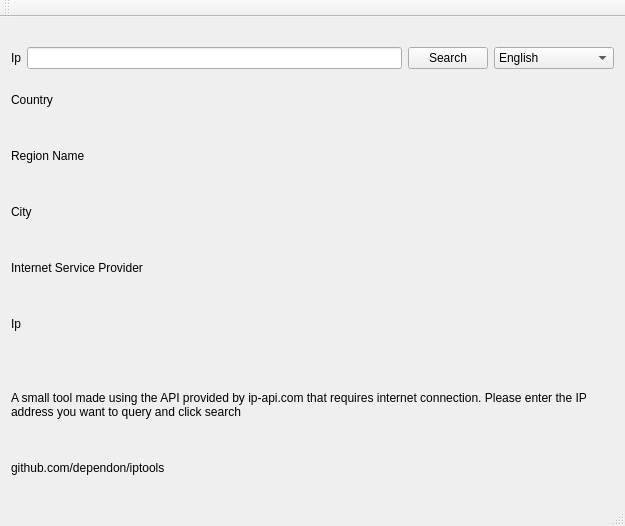
<?xml version="1.0" encoding="UTF-8"?>
<ui version="4.0">
 <class>MainWindow</class>
 <widget class="QMainWindow" name="MainWindow">
  <property name="geometry">
   <rect>
    <x>0</x>
    <y>0</y>
    <width>625</width>
    <height>526</height>
   </rect>
  </property>
  <property name="windowTitle">
   <string>MainWindow</string>
  </property>
  <widget class="QWidget" name="centralWidget">
   <layout class="QVBoxLayout" name="verticalLayout">
    <item>
     <spacer name="verticalSpacer_2">
      <property name="orientation">
       <enum>Qt::Vertical</enum>
      </property>
      <property name="sizeHint" stdset="0">
       <size>
        <width>20</width>
        <height>13</height>
       </size>
      </property>
     </spacer>
    </item>
    <item>
     <layout class="QHBoxLayout" name="horizontalLayout">
      <item>
       <widget class="QLabel" name="label">
        <property name="text">
         <string notr="true">Ip</string>
        </property>
       </widget>
      </item>
      <item>
       <widget class="QLineEdit" name="edit_ip"/>
      </item>
      <item>
       <widget class="QPushButton" name="btn_serach">
        <property name="text">
         <string notr="true">Search</string>
        </property>
       </widget>
      </item>
      <item>
       <widget class="QComboBox" name="com_lang">
        <item>
         <property name="text">
          <string notr="true">English</string>
         </property>
        </item>
        <item>
         <property name="text">
          <string notr="true">中文</string>
         </property>
        </item>
        <item>
         <property name="text">
          <string notr="true">Deutsch</string>
         </property>
        </item>
        <item>
         <property name="text">
          <string notr="true">Español</string>
         </property>
        </item>
        <item>
         <property name="text">
          <string notr="true">Português-Brasil</string>
         </property>
        </item>
        <item>
         <property name="text">
          <string notr="true">Français</string>
         </property>
        </item>
        <item>
         <property name="text">
          <string notr="true">日本語</string>
         </property>
        </item>
        <item>
         <property name="text">
          <string notr="true">Русский</string>
         </property>
        </item>
       </widget>
      </item>
     </layout>
    </item>
    <item>
     <layout class="QHBoxLayout" name="horizontalLayout_2">
      <item>
       <widget class="QLabel" name="label_Country">
        <property name="minimumSize">
         <size>
          <width>0</width>
          <height>50</height>
         </size>
        </property>
        <property name="text">
         <string notr="true">Country</string>
        </property>
       </widget>
      </item>
      <item>
       <widget class="QLabel" name="country">
        <property name="text">
         <string/>
        </property>
       </widget>
      </item>
     </layout>
    </item>
    <item>
     <layout class="QHBoxLayout" name="horizontalLayout_3">
      <item>
       <widget class="QLabel" name="label_RegionName">
        <property name="minimumSize">
         <size>
          <width>0</width>
          <height>50</height>
         </size>
        </property>
        <property name="text">
         <string notr="true">Region Name</string>
        </property>
       </widget>
      </item>
      <item>
       <widget class="QLabel" name="regionName">
        <property name="text">
         <string/>
        </property>
       </widget>
      </item>
     </layout>
    </item>
    <item>
     <layout class="QHBoxLayout" name="horizontalLayout_4">
      <item>
       <widget class="QLabel" name="label_City">
        <property name="minimumSize">
         <size>
          <width>0</width>
          <height>50</height>
         </size>
        </property>
        <property name="text">
         <string notr="true">City</string>
        </property>
       </widget>
      </item>
      <item>
       <widget class="QLabel" name="city">
        <property name="text">
         <string/>
        </property>
       </widget>
      </item>
     </layout>
    </item>
    <item>
     <layout class="QHBoxLayout" name="horizontalLayout_5">
      <item>
       <widget class="QLabel" name="label_Isp">
        <property name="minimumSize">
         <size>
          <width>0</width>
          <height>50</height>
         </size>
        </property>
        <property name="text">
         <string notr="true">Internet Service Provider</string>
        </property>
       </widget>
      </item>
      <item>
       <widget class="QLabel" name="isp">
        <property name="text">
         <string/>
        </property>
       </widget>
      </item>
     </layout>
    </item>
    <item>
     <layout class="QHBoxLayout" name="horizontalLayout_6">
      <item>
       <widget class="QLabel" name="label_Ip">
        <property name="minimumSize">
         <size>
          <width>0</width>
          <height>50</height>
         </size>
        </property>
        <property name="text">
         <string notr="true">Ip</string>
        </property>
       </widget>
      </item>
      <item>
       <widget class="QLabel" name="ip">
        <property name="text">
         <string/>
        </property>
       </widget>
      </item>
     </layout>
    </item>
    <item>
     <widget class="QLabel" name="label_tip">
      <property name="minimumSize">
       <size>
        <width>0</width>
        <height>100</height>
       </size>
      </property>
      <property name="text">
       <string notr="true">A small tool made using the API provided by ip-api.com that requires internet connection. Please enter the IP address you want to query and click search</string>
      </property>
      <property name="wordWrap">
       <bool>true</bool>
      </property>
     </widget>
    </item>
    <item>
     <widget class="QLabel" name="label_git">
      <property name="text">
       <string>github.com/dependon/iptools</string>
      </property>
     </widget>
    </item>
    <item>
     <spacer name="verticalSpacer">
      <property name="orientation">
       <enum>Qt::Vertical</enum>
      </property>
      <property name="sizeHint" stdset="0">
       <size>
        <width>20</width>
        <height>0</height>
       </size>
      </property>
     </spacer>
    </item>
   </layout>
  </widget>
  <widget class="QMenuBar" name="menuBar">
   <property name="geometry">
    <rect>
     <x>0</x>
     <y>0</y>
     <width>625</width>
     <height>23</height>
    </rect>
   </property>
  </widget>
  <widget class="QToolBar" name="mainToolBar">
   <attribute name="toolBarArea">
    <enum>TopToolBarArea</enum>
   </attribute>
   <attribute name="toolBarBreak">
    <bool>false</bool>
   </attribute>
  </widget>
  <widget class="QStatusBar" name="statusBar"/>
 </widget>
 <layoutdefault spacing="6" margin="11"/>
 <resources/>
 <connections/>
</ui>
